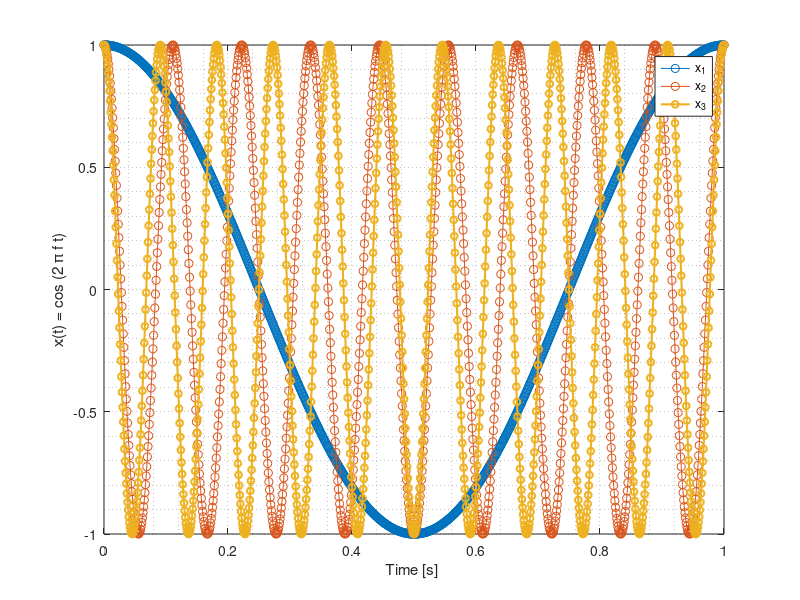

This chart was generated by the following MATLAB code:
% trei frecvente diferite 
f1=1;f2=9;f3=11;
T=0.1/100; % perioada de esantionare 
t =0:T:1;
x1=cos (2* pi*f1*t) ; 
x2=cos (2* pi*f2*t) ; 
x3=cos (2* pi*f3*t) ;
% reprezentare grafica 
figure
plot (t , x1,'-o', t, x2, '-o' ,t, x3, '-o' , 'linewidth',1.5, 'markersize', 5) ; shg ;
legend ('x_1','x_2' ,'x_3')
xlabel ( 'Time [s] ')
ylabel ( 'x(t) = cos (2 \pi f t)'), grid minor
